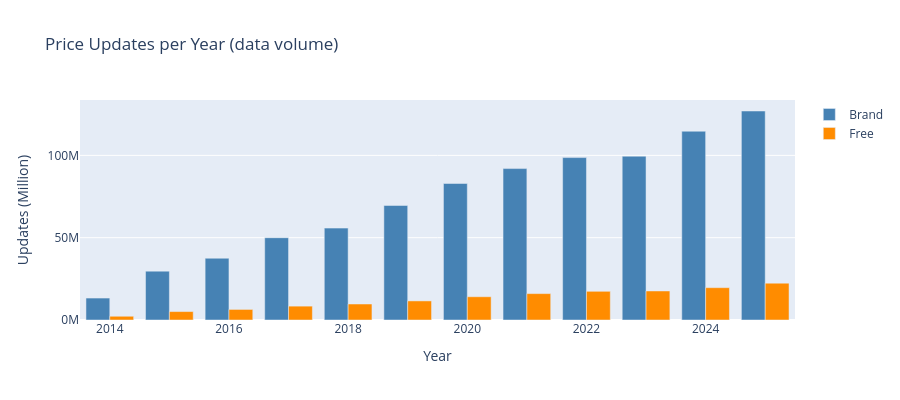

Notebook code for this chart:
### Markdown cell above
## Data volume: price updates per year

### Code cell
fig = go.Figure([
    go.Bar(name="Brand", x=brand["year"], y=(brand["price_update_count"] / 1e6).round(2),
           marker_color="steelblue", hovertemplate="%{x}: %{y:.1f}M updates"),
    go.Bar(name="Free",  x=free["year"],  y=(free["price_update_count"]  / 1e6).round(2),
           marker_color="darkorange", hovertemplate="%{x}: %{y:.1f}M updates"),
])
fig.update_layout(
    barmode="group",
    title="Price Updates per Year (data volume)",
    xaxis_title="Year",
    yaxis_title="Updates (Million)",
    yaxis_ticksuffix="M",
    hovermode="x unified",
    height=400, width=900,
)
fig.show()

### Figure 1 — Plotly figure (JSON) as saved in the notebook; plotly's stock layout.template omitted (floating-point values rounded to 4 significant figures)
{"data": [{"hovertemplate": "%{x}: %{y:.1f}M updates", "marker": {"color": "steelblue"}, "name": "Brand", "type": "bar", "x": [2014, 2015, 2016, 2017, 2018, 2019, 2020, 2021, 2022, 2023, 2024, 2025], "y": [13.33, 29.68, 37.52, 49.98, 55.81, 69.56, 82.91, 91.97, 98.64, 99.48, 114.7, 126.9]}, {"hovertemplate": "%{x}: %{y:.1f}M updates", "marker": {"color": "darkorange"}, "name": "Free", "type": "bar", "x": [2014, 2015, 2016, 2017, 2018, 2019, 2020, 2021, 2022, 2023, 2024, 2025], "y": [2.27, 5.12, 6.42, 8.42, 9.71, 11.59, 14.13, 16.03, 17.43, 17.63, 19.63, 22.38]}], "layout": {"barmode": "group", "height": 400, "hovermode": "x unified", "title": {"text": "Price Updates per Year (data volume)"}, "width": 900, "xaxis": {"title": {"text": "Year"}}, "yaxis": {"ticksuffix": "M", "title": {"text": "Updates (Million)"}}}}
